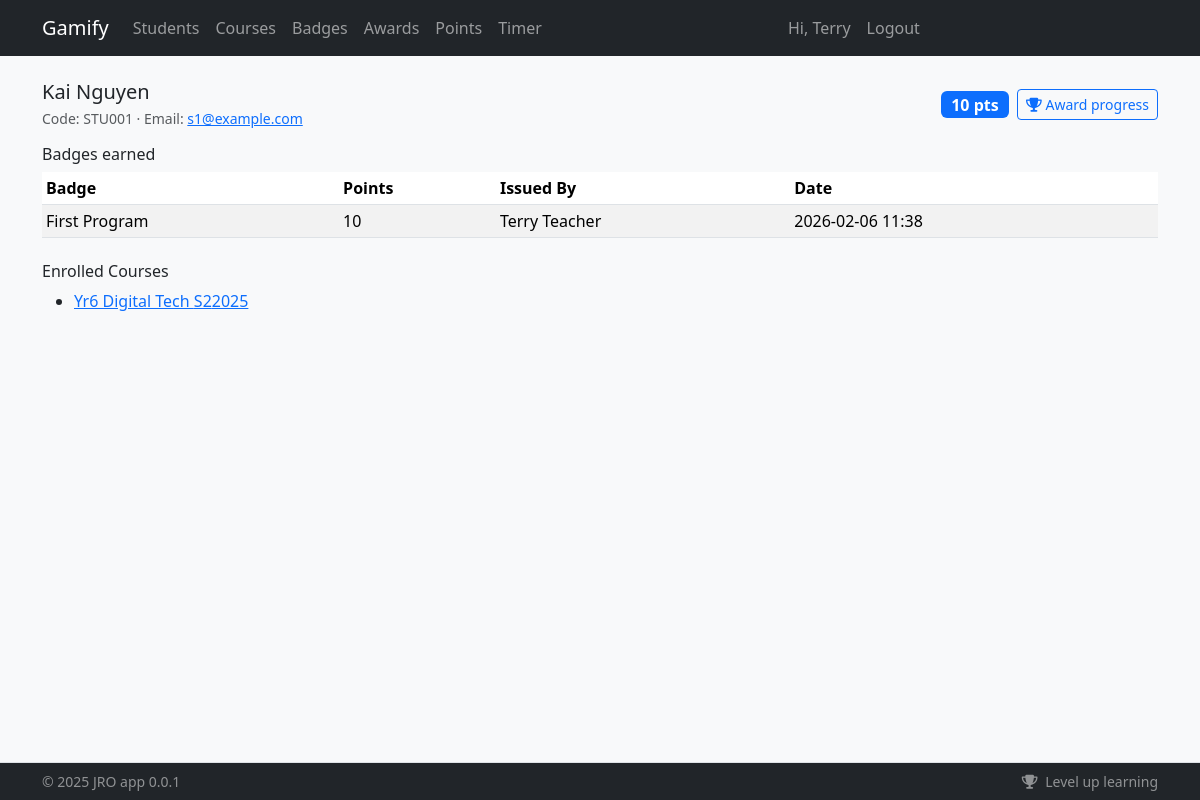
/students/3 (signed in), run on an earlier commit of the app's database.
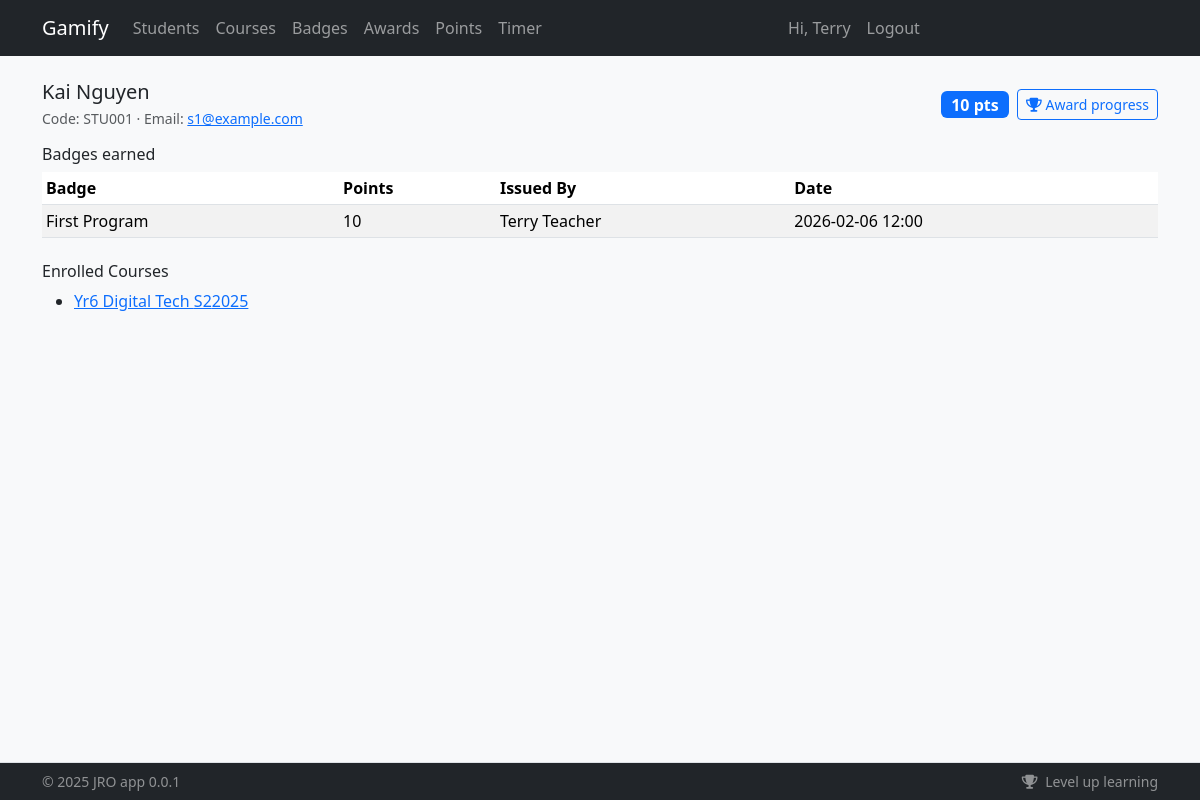
And on a later commit of the database.
### app/models/badge.py (models this page shows)
class BadgeGrant(db.Model):
    __tablename__ = "badge_grants"
    id = db.Column(db.Integer, primary_key=True)
    user_id = db.Column(db.Integer, db.ForeignKey("users.id"), nullable=False)
    badge_id = db.Column(db.Integer, db.ForeignKey("badges.id"), nullable=False)
    issued_by_id = db.Column(db.Integer, db.ForeignKey("users.id"), nullable=True)
    issued_at = db.Column(db.DateTime, default=lambda: datetime.now(timezone.utc))
    user = db.relationship("User", foreign_keys=[user_id], backref="badge_grants")
    badge = db.relationship("Badge", backref="grants")
    issued_by = db.relationship("User", foreign_keys=[issued_by_id])
    __table_args__ = (
        db.UniqueConstraint("user_id", "badge_id", name="uq_grant_user_badge"),
        db.Index("ix_grant_user_id", "user_id"),
        db.Index("ix_grant_badge_id", "badge_id"),
        db.Index("ix_grant_issued_at", "issued_at"),
    )

class Badge(db.Model):
    __tablename__ = "badges"
    id = db.Column(db.Integer, primary_key=True)
    name = db.Column(db.String(200), nullable=False, unique=True)
    description = db.Column(db.Text, nullable=True)
    icon = db.Column(db.String(255), nullable=True)
    points = db.Column(db.Integer, default=0, nullable=False)
    created_at = db.Column(db.DateTime, default=lambda: datetime.now(timezone.utc))
    created_by_id = db.Column(db.Integer, db.ForeignKey("users.id"), nullable=True)
    __table_args__ = (
        db.CheckConstraint("points >= 0", name="ck_badge_points_nonneg"),
        db.Index("ix_badge_name", "name"),
        db.Index("ix_badge_created_at", "created_at"),
    )

### app/models/user.py (models this page shows, shortened)
class User(db.Model):
    __tablename__ = "users"
    id = db.Column(db.Integer, primary_key=True)
    student_code = db.Column(db.String(32), unique=True, nullable=True)
    email = db.Column(db.String(255), unique=True, nullable=False, index=True)
    first_name = db.Column(db.String(100), nullable=False)
    last_name = db.Column(db.String(100), nullable=False)
    password_hash = db.Column(db.String(255), nullable=False)
    registered_method = db.Column(db.String(20), nullable=False, default="site")  # site|bulk
    created_at = db.Column(db.DateTime, default=lambda: datetime.now(timezone.utc))
    avatar = db.Column(db.String(255), nullable=True)
    is_active = db.Column(db.Boolean, default=True, nullable=False)
    issued_badges = db.relationship(
        "Badge",
        backref="creator",
        lazy=True,
        foreign_keys="Badge.created_by_id",
    )
    attendances = db.relationship(
        "Attendance",
        foreign_keys="Attendance.student_id",
        back_populates="student",
        cascade="all, delete-orphan",
    )
    marked_attendances = db.relationship(
        "Attendance",
        foreign_keys="Attendance.marked_by_user_id",
        back_populates="marked_by",
    )
    roles = db.relationship("Role", secondary="user_roles", backref="users")
    groups = db.relationship("Group", secondary="user_groups", backref="users")
    @property
    def role(self):
        """Returns the user's primary role name."""
        if self.roles:
            return self.roles[0].name
        return "student"

### app/routers/students/routes.py (the view)
@router.get("/{user_id}", response_class=HTMLResponse, name="students.detail")
def detail(
    user_id: int,
    request: Request,
    current_user: User | AnonymousUser = Depends(require_user),
    session: Session = Depends(get_db),
):
    student = session.get(User, user_id)
    if not student:
        raise HTTPException(status_code=404, detail="Student not found")
    total_points = (
        session.query(func.coalesce(func.sum(PointLedger.delta), 0))
        .filter(PointLedger.user_id == user_id)
        .scalar()
        or 0
    )
    grants = (
        session.query(BadgeGrant)
        .options(
            joinedload(BadgeGrant.badge),
            joinedload(BadgeGrant.issued_by)
        )
        .filter(BadgeGrant.user_id == user_id)
        .order_by(BadgeGrant.issued_at.desc(), BadgeGrant.id.desc())
        .limit(50)
        .all()
    )
    return render_template(
        "students/detail.html",
        {
            "request": request,
            "student": student,
            "total_points": total_points,
            "grants": grants,
            "current_user": current_user,
        },
    )

### app/templates/students/detail.html (shortened to what this page needs)
{% extends "base.html" %}
{% block content %}
<div class="d-flex justify-content-between align-items-center mb-3">
  <div class="d-flex align-items-center gap-3">
    <div>
      <h1 class="h5 mb-1">{{ student.first_name }} {{ student.last_name }}</h1>
      <div class="text-muted small">
        Code: {{ student.student_code or '—' }} · Email: <a href="mailto:{{ student.email }}">{{ student.email }}</a>
      </div>
    </div>
  </div>
  <div class="d-flex gap-2 align-items-center">
    <span class="badge bg-primary fs-6">{{ total_points }} pts</span>
    <a class="btn btn-sm btn-outline-primary"
       href="{{ url_for('students.awards_progress', user_id=student.id) }}">
      <i class="fa fa-trophy"></i> Award progress
    </a>
  </div>
</div>
<h2 class="h6">Badges earned</h2>
<table class="table table-sm table-striped align-middle">
  <thead>
    <tr><th>Badge</th><th>Points</th><th>Issued By</th><th>Date</th></tr>
  </thead>
  <tbody>
    {% for g in grants %}
      <tr>
        <td>
          {{ g.badge.name if g.badge else ('Badge #' ~ g.badge_id) }}
        </td>
        <td>{{ g.badge.points if g.badge else 0 }}</td>
        <td>
          {% if g.issued_by %}
            {{ g.issued_by.first_name }} {{ g.issued_by.last_name }}
          {% else %}
            <span class="text-muted">—</span>
          {% endif %}
        </td>
        <td>
          {% if g.issued_at %}
            {{ g.issued_at.strftime('%Y-%m-%d %H:%M') }}
          {% elif g.created_at %}
            {{ g.created_at.strftime('%Y-%m-%d %H:%M') }}
          {% else %}
            <span class="text-muted">—</span>
          {% endif %}
        </td>
      </tr>
    {% else %}
      <tr><td colspan="4" class="text-muted">No badges yet.</td></tr>
    {% endfor %}
  </tbody>
</table>
<h2 class="h6 mt-4">Enrolled Courses</h2>
<ul class="mb-0">
  {% for c in student.courses %}
    <li><a href="{{ url_for('courses.students_in_course', course_id=c.id) }}">{{ c.name }} {{ c.semester }}{{ c.year }}</a></li>
  {% else %}
    <li class="text-muted">Not enrolled in any courses.</li>
  {% endfor %}
</ul>
{% endblock %}

What changed in the data, as far as the page shows it:
changed BadgeGrant "First Program": issued_at "2026-02-06 11:38" → "2026-02-06 12:00"
